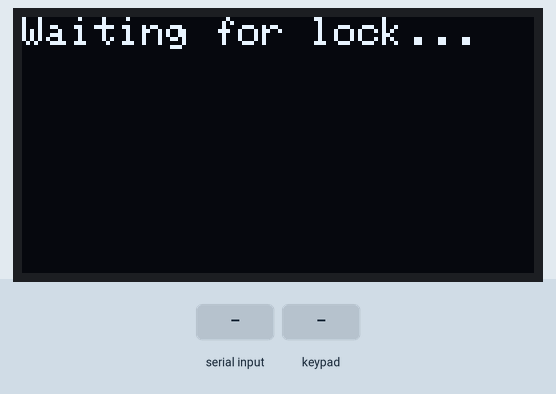
Simulated run of this program. Board: Arduino Uno, built with avr-gcc and run on an emulated ATmega328P. Shown: 128×64 one-colour display. The inputs (shaded band) are chosen by the test bench. What the program prints to the serial monitor is not drawn.

Above: at 1.2 s.
1.3 s: "AWAKE\n" received over Serial
At 2.0 s:
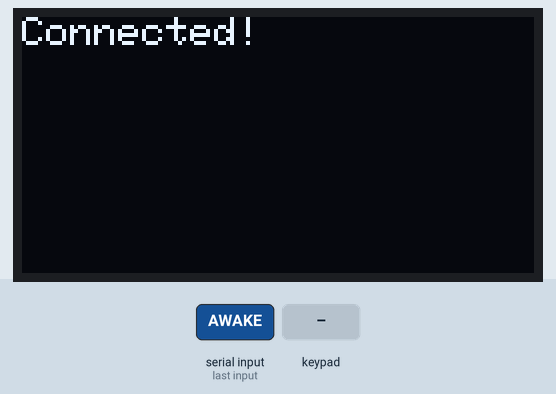
4.3 s: "CODE:\n" received over Serial
At 5.4 s:
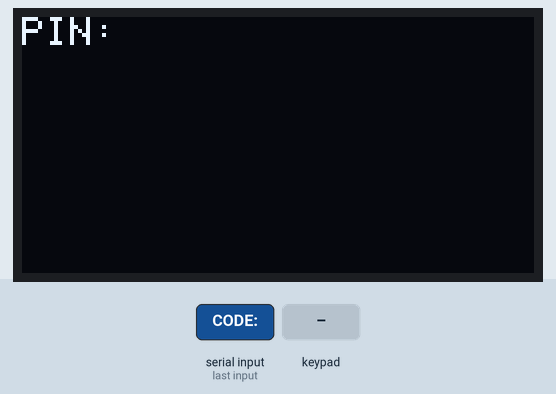
5.8 s: key '#' pressed
At 6.5 s:
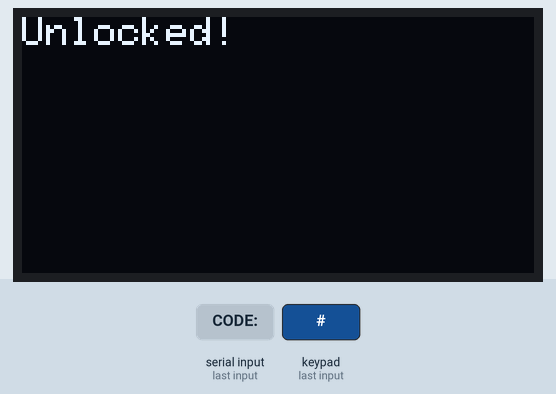
8.8 s: "AWAKE\n" received over Serial
At 10.0 s:
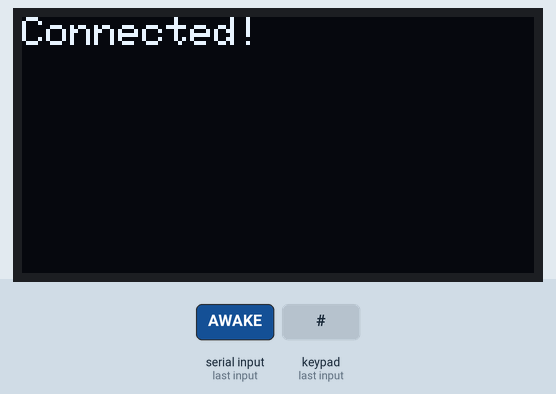
11.8 s: keypad keys 6 7 8 9 # pressed 0.4 s apart
At 13.7 s:
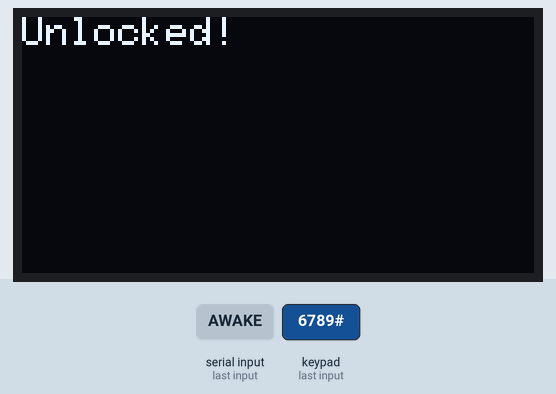
Timing chart, 0 to 15.2 s (numbered marks = the images above; inputs shaded):
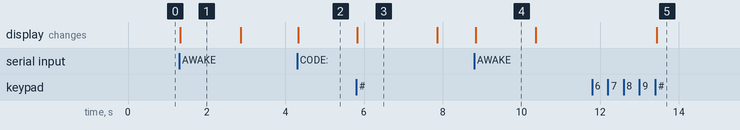

The program:

main.cpp
```cpp
#include <Arduino.h>
#include <Keypad.h>
#include <Wire.h>
#include <Adafruit_GFX.h>
#include <Adafruit_SSD1306.h>
#include "config.h"

// Инициализация OLED-дисплея
Adafruit_SSD1306 display(SCREEN_WIDTH, SCREEN_HEIGHT, &Wire, OLED_RESET);
// Инициализация клавиатуры
Keypad keypad = Keypad(makeKeymap(keys), rowPins, colPins, ROWS, COLS);

// Переменные состояния системы
String correctCode = "";      // Правильный код от замка
String inputCode = "";        // Вводимый пользователем код
int attemptCount = 0;         // Счетчик попыток ввода
bool codeReceived = false;    // Флаг получения кода от замка

// Функция вывода сообщения на дисплей
void showMessage(const String& msg, int y = 0, bool clear = true) {
  if (clear) {
    display.clearDisplay();   // Очистка дисплея при необходимости
    display.setCursor(0, y);  // Установка курсора
    display.print(msg);       // Вывод текста
    display.display();        // Обновление дисплея
  } else {
    display.setCursor(0, y);
    display.print(msg);
    display.display();
  }
}

// Отправка команды на замок через Serial
void sendCommand(String cmd) {
  Serial.println(cmd);  // Протоколирование команды
}

// Подсказка - показывает правильно введенные цифры
void giveHint() {
  display.setCursor(0, 40);  // Позиция для подсказки
  for (int i = 0; i < inputCode.length(); i++) {
    // Сравниваем каждый символ с правильным кодом
    if (i < correctCode.length() && inputCode[i] == correctCode[i]) {
      display.print(inputCode[i]);  // Показываем правильную цифру
    } else {
      display.print('_');  // Маскируем неправильные
    }
  }
  display.display();
}

void setup() {
  Serial.begin(9600);  // Инициализация последовательного порта

  // Инициализация дисплея
  if (!display.begin(SSD1306_SWITCHCAPVCC, 0x3C, false, false)) {
    while (true);  // Бесконечный цикл при ошибке инициализации
  }

  // Настройки отображения текста
  display.clearDisplay();
  display.setTextSize(1);
  display.setTextColor(SSD1306_WHITE);

  showMessage("Waiting for lock...");  // Стартовое сообщение
}

void loop() {
  // Обработка входящих сообщений от замка
  if (Serial.available()) {
    String msg = Serial.readStringUntil('\n');
    msg.trim();

    if (msg.startsWith("CODE:")) {  // Получен новый код
      correctCode = msg.substring(5);  // Извлекаем код из сообщения
      inputCode = "";                 // Сброс введенного кода
      attemptCount = 0;               // Сброс счетчика попыток
      codeReceived = true;            // Флаг получения кода
      showMessage("PIN:");            // Приглашение для ввода
    }
    else if (msg == "AWAKE") {       // Замок готов к работе
      showMessage("Connected!");
      delay(1500);
      if (codeReceived) {
        showMessage("PIN: ");        // Продолжаем запрос кода
      } else {
        showMessage("Waiting...");   // Ожидаем код
      }
    }
  }

  // Обработка нажатий клавиш
  char key = keypad.getKey();
  if (key && codeReceived) {  // Обработка только после получения кода

    if (key == '#') {  // Подтверждение ввода
      attemptCount++;

      // Проверка кода
      if (inputCode.length() == correctCode.length() && inputCode == correctCode) {
        showMessage("Unlocked!");    // Успешное открытие
        sendCommand("unlock");       // Команда разблокировки
        delay(2000);
        showMessage("PIN:");         // Возврат к вводу
      }
      else if (attemptCount >= maxAttempts) {  // Превышены попытки
        showMessage("Lock blocked!"); // Блокировка системы
        sendCommand("sleep");        // Команда блокировки
        codeReceived = false;        // Сброс флага
      }
      else {  // Неверный код, но есть попытки
        showMessage("Oops! Try " + String(attemptCount) + "/" + String(maxAttempts));
        giveHint();                 // Показ подсказки
        delay(2000);
        showMessage("PIN:");        // Повторный запрос
      }
      inputCode = "";               // Сброс ввода
    }
    else if (key == '*') {  // Сброс ввода
      inputCode = "";
      showMessage("PIN:");
    }
    else if (isdigit(key)) {  // Ввод цифр
      if (inputCode.length() < correctCode.length()) {
        inputCode += key;      // Добавление цифры
        display.clearDisplay();
        showMessage("PIN:", 0, false);
        showMessage(inputCode, 20, false);  // Показ вводимого кода
      }
    }
  }
}
```

config.h
```cpp
#ifndef CONFIG_H
#define CONFIG_H
#include <Arduino.h>

// Параметры OLED-дисплея
const int SCREEN_WIDTH = 128;    // Ширина дисплея в пикселях
const int SCREEN_HEIGHT = 64;    // Высота дисплея в пикселях
const int OLED_RESET = -1;       // Пин сброса (-1 если не используется)

// Параметры матричной клавиатуры
const int ROWS = 4;              // Количество строк клавиатуры
const int COLS = 4;              // Количество столбцов клавиатуры

// Матрица символов на клавиатуре
char keys[ROWS][COLS] = {
  {'1','2','3','A'},
  {'4','5','6','B'},
  {'7','8','9','C'},
  {'*','0','#','D'}
};

// Пины для подключения столбцов клавиатуры
const byte colPins[COLS] = {6,7,8,9};
// Пины для подключения строк клавиатуры
const byte rowPins[ROWS] = {5,4,3,2};

// Максимальное количество попыток ввода кода
const int maxAttempts = 3;

#endif
```

Measured:
- after the input at 1.3 s, the display: changes at once (image 1)
- after the input at 4.3 s, the display: changes at once (image 2)
- after the input at 5.8 s, the display: changes at once (image 3)
- after the input at 8.8 s, the display: changes at once (image 4)
- after the input at 11.8 s, the display: changes after 1.6 s (image 5)
- what the display in image 1 shows lasts 1.6 s, from 1.3 s to 2.9 s
- what the display in image 3 shows lasts 2.1 s, from 5.8 s to 7.9 s
